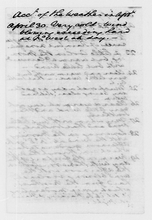
%> input picture Final Project/Codes/Part1/H02.bmp, 152 x 220 px, shrunk from 946 x 1366 before the run
$ octave Part1_Q5.m   (GNU Octave 9; MATLAB toolbox functions it lacks are replaced by stand-ins)
%> lines starting %> are read from the running program, lines starting %| are printed output that depends on the picture; in (x1, y1, x2, y2) boxes, pixels count from 0 and x2, y2 are one past the last pixel; in counts of white or black regions, pixels touching at a corner belong together; the program's own positions count from 1
### Final Project/Codes/Part1/CalcStrokeWidth.m
function M  = CalcStrokeWidth( input_image )
% This function finds the estimated stroke width M of text in the input
% image (constrast image, text = 1 and bg = 0)

% image size
[im_h, im_w] = size(input_image);

%% Stroke width detection %%

%# Create the average filter with hsize = 3
F_avg = fspecial('average', 3);
%# Filter it
I_avg = imfilter(input_image, F_avg);

%# Create the gaussian filter with hsize = [5 5] and sigma = 1
F_gaussian = fspecial('gaussian',[5 5], 1);
%# Filter it
I_g = imfilter(I_avg, F_gaussian, 'same');

%# Otsu's global thresholding
level = graythresh(I_g);
BW = im2bw(I_g, level);

%# Compute stroke width w
count = cell(im_w, 1);

for l = 1:im_w
    count{l} = 0;
end

for i = 1:im_h

    l = 1;
    len = 0;
    while(l <= im_w)
        if(BW(i, l) == 0)
            if(len ~= 0)
                count{len} = count{len} + 1;
            end

            l = l + 1;
            len = 0;

        elseif(BW(i, l) == 1)
            len = len + 1;
            l = l + 1;
        end
    end
end

wSum = 0;
aSum = 0;
for l = 1:im_w
    wSum = wSum + (count{l} * l);
    aSum = aSum + count{l};
end

% stroke width M
M = floor(wSum / aSum);

end

### Final Project/Codes/Part1/Part1_Q5.m
%%----------Part 1 - Question 5 --------------
%%--------- Mandana Samiei--------------------
%%--------- Student Id: 40059116 -------------

%Read an input image to workspace
I = imread('H02.bmp');
%> I is the input picture: size 220x152x3 uint8; min 0, max 255, mean 213.1
orgI = I;
if ndims(I) == 3
    I = rgb2gray(I);
%> I: size 220x152 uint8
end
I = bwmorph(I,'spur');%apply 'spur' morphological operator to remove the spurious pixels
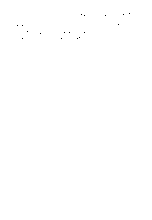
%> I: size 220x152 logical; 99.9% white; black in thin lines or dots, all inside (x1, y1, x2, y2) = (17, 13, 130, 39)
I = bwmorph(I,'majority');% to set a pixel to 1 if five or more pixels in its 3-by-3 neighborhood are 1s
%> I: size 220x152 logical; 100% white; black in thin lines or dots
I = bwmorph(I,'bridge');% to bridge the unconnected pixels
I = bwmorph(I,'clean');%to remove the isolated pixels

%To correct the areas that are larger than 1 pixel and smaller than SW by
%using shrink and swell filters

I = padarray(I, 1,'symmetric','both');
%> I: size 222x152 logical; 100% white; black in thin lines or dots
SW = CalcStrokeWidth(orgI)-1;
%> in CalcStrokeWidth, `I_avg = imfilter(input_image, F_avg);`:
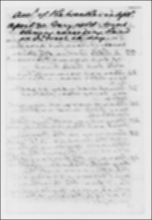
%> I_avg: size 220x152x3 uint8; min 49, max 239, mean 211.4
%> in CalcStrokeWidth, `I_g = imfilter(I_avg, F_gaussian, 'same');`:
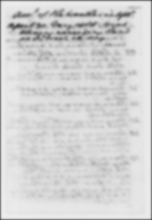
%> I_g: size 220x152x3 uint8; min 75, max 237, mean 210
%> in CalcStrokeWidth, `level = graythresh(I_g);`: level = 0.71
%> in CalcStrokeWidth, `BW = im2bw(I_g, level);`:
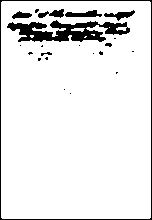
%> BW: size 220x152 logical; 91.4% white; 22 black regions (14 under 20 px), largest, box (x1, y1, x2, y2) and area: (7, 20, 130, 42) 1490, (0, 0, 152, 220) 744, (65, 10, 102, 17) 166
%> the run ends on the next line
